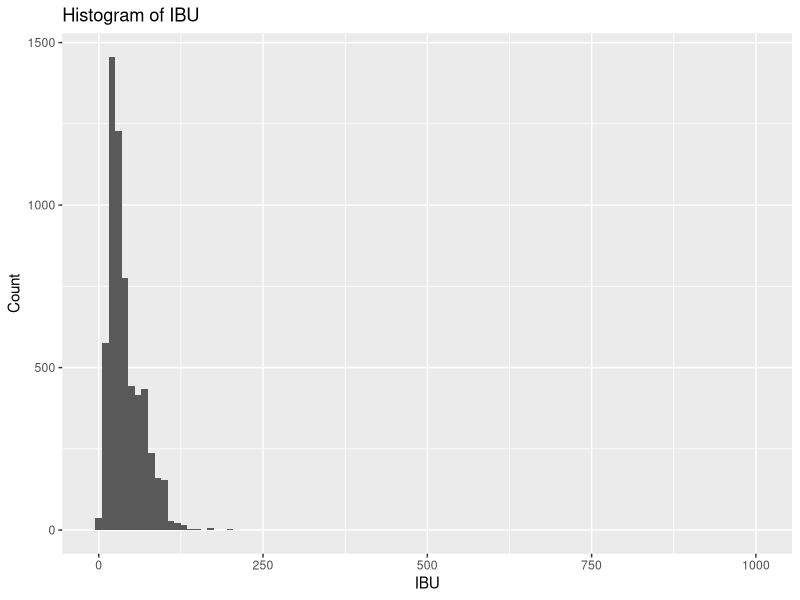
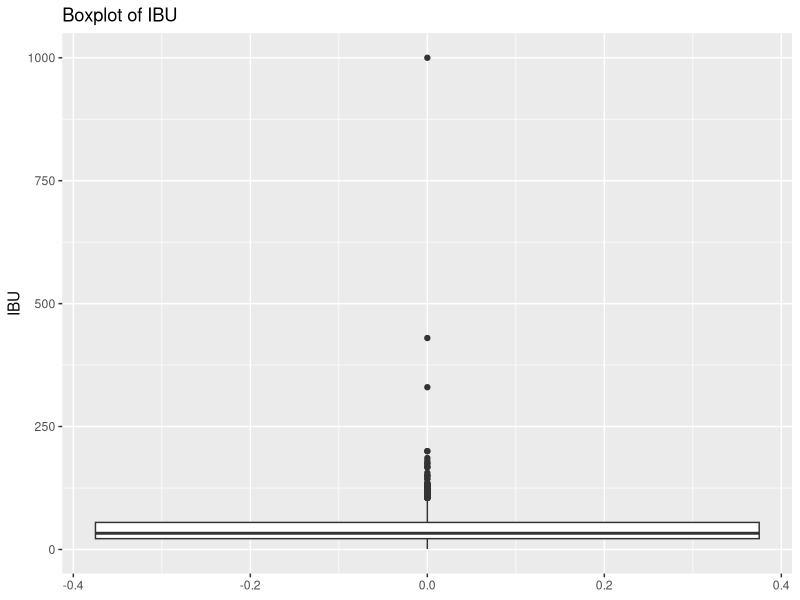
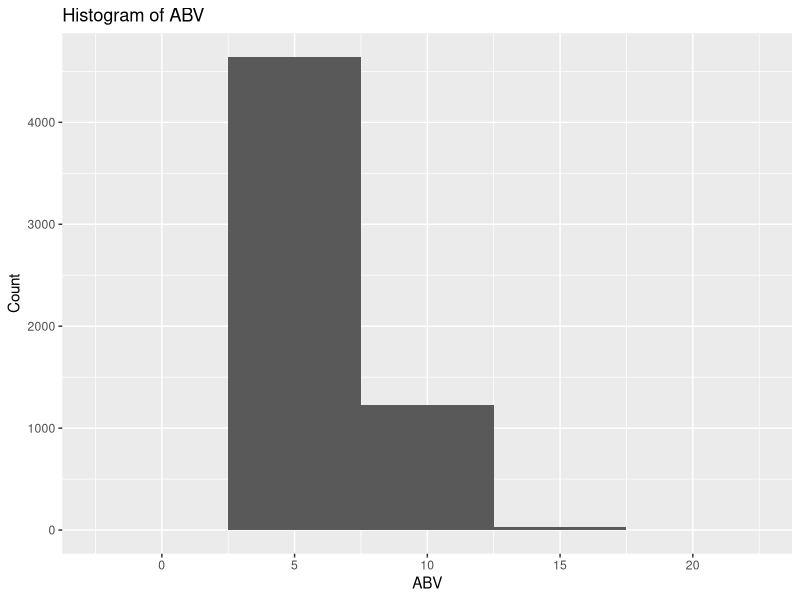
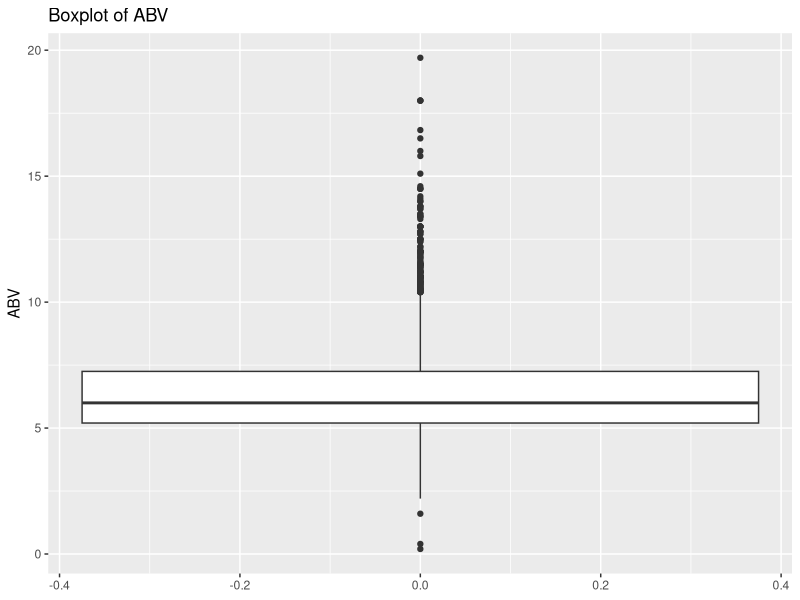
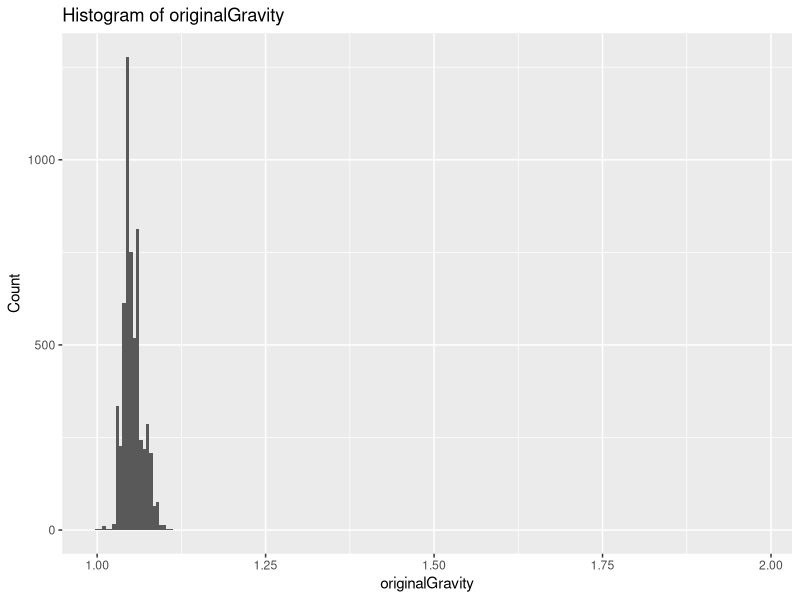
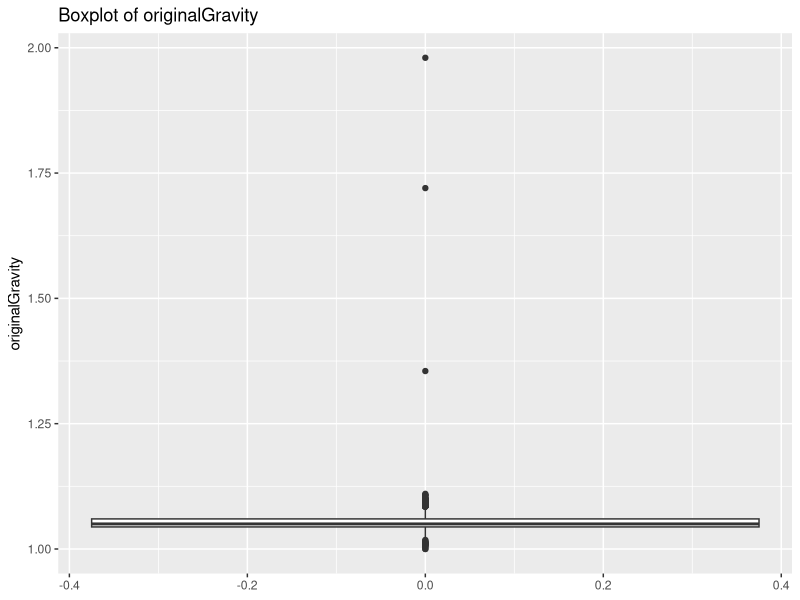

Generate these figures, in order, with R: (Note: this script raises an error after producing the figures.)
## ---- chunk 1
install.packages("tidyverse")
library(tidyverse)
## ---- chunk 2
install.packages("ggplot2")
library(ggplot2)
install.packages("RColorBrewer")
library(RColorBrewer)
## ---- chunk 3
beerdf = read.csv("beer_train.csv")
#head(beerdf)
View(beerdf)
dim(beerdf)
colnames(beerdf)
## ---- chunk 4
#table(beerdf$isOrganic)
beerdf$isOrganic[which(beerdf$isOrganic=="Y")] <- 1

beerdf$isOrganic[which(beerdf$isOrganic=="N")] <- 0

beerdf$isOrganic <- as.numeric(beerdf$isOrganic)

View(beerdf)
#table(beerdf$isOrganic)
## ---- chunk 5
# Number of missing data values in glass 
sum(beerdf$glass == "")
## ---- chunk 6
beerdf_new <- subset(beerdf, select = -c(available, description, glass, name))

View(beerdf_new)
dim(beerdf_new)
colnames(beerdf_new)
## ---- chunk 7
summary(beerdf_new)
typeof(beerdf_new)
## ---- chunk 8
# IBU Histogram
ggplot(data = beerdf_new, aes(x = ibu)) +
  geom_histogram(binwidth = 10) +
  labs(title = "Histogram of IBU", x = "IBU", y = "Count") + scale_fill_brewer(palette = "Pastel1")
## ---- chunk 9
# Observing Outliers visullay for IBU using Bolxplot
ggplot(data = beerdf_new, aes(y = ibu)) +
  geom_boxplot() +
  labs(title = "Boxplot of IBU", y = "IBU") + scale_fill_brewer(palette = "Pastel1")
## ---- chunk 10
# Constructing our upper and lowerbounds
Q1 <- quantile(beerdf_new$ibu, 0.25)
Q3 <- quantile(beerdf_new$ibu, 0.75)
IQR <- Q3 - Q1

lower_bound <- Q1 - 1.5 * IQR
upper_bound <- Q3 + 1.5 * IQR

# Identifying our outliers
outliers <- beerdf_new$ibu[beerdf_new$ibu < lower_bound | beerdf_new$ibu > upper_bound]
print(outliers)
length(outliers)
## ---- chunk 11
beerdf_new <- beerdf_new[beerdf_new$ibu >= lower_bound & beerdf_new$ibu <= upper_bound, ]
dim(beerdf_new)
## ---- chunk 12
# ABV Histogram
ggplot(data = beerdf_new, aes(x = abv)) +
  geom_histogram(binwidth = 5) +
  labs(title = "Histogram of ABV", x = "ABV", y = "Count") + 
  scale_fill_brewer(palette = "Pastel1")
## ---- chunk 13
# Observing Outliers visullay for ABV using Bolxplot
ggplot(data = beerdf_new, aes(y = abv)) +
  geom_boxplot() +
  labs(title = "Boxplot of ABV", y = "ABV") + 
  scale_fill_brewer(palette = "Pastel1")
## ---- chunk 14
# ABV
# Constructing our upper and lowerbounds
abv_Q1 <- quantile(beerdf_new$abv, 0.25)
abv_Q3 <- quantile(beerdf_new$abv, 0.75)
abv_IQR <- abv_Q3 - abv_Q1

abv_lower_bound <- abv_Q1 - 1.5 * abv_IQR
abv_upper_bound <- abv_Q3 + 1.5 * abv_IQR

# Identifying our outliers
abv_outliers <- beerdf_new$abv[beerdf_new$abv < abv_lower_bound | beerdf_new$abv > abv_upper_bound]
print(abv_outliers)
length(abv_outliers) 
## ---- chunk 15
# Creating a new data set that has no outliers
cleaned_data <- beerdf_new[beerdf_new$abv >= abv_lower_bound & beerdf_new$abv <= abv_upper_bound, ]
dim(cleaned_data)
## ---- chunk 16
# OiginalGravity Histogram
ggplot(data = cleaned_data, aes(x = originalGravity)) +
  geom_histogram(binwidth = .005) +
  labs(title = "Histogram of originalGravity", x = "originalGravity", y = "Count") + 
  scale_fill_brewer(palette = "Pastel1")

# Observing Outliers visullay for originalGravity using Bolxplot
ggplot(data = cleaned_data, aes(y = originalGravity)) +
  geom_boxplot() +
  labs(title = "Boxplot of originalGravity", y = "originalGravity") + 
  scale_fill_brewer(palette = "Pastel1")
## ---- chunk 17
# Original Gravity
# Constructing our upper and lowerbounds
og_Q1 <- quantile(cleaned_data$originalGravity, 0.25)
og_Q3 <- quantile(cleaned_data$originalGravity, 0.75)
og_IQR <- og_Q3 - og_Q1

og_lower_bound <- og_Q1 - 1.5 * og_IQR
og_upper_bound <- og_Q3 + 1.5 * og_IQR

# Identifying our outliers
og_outliers <- cleaned_data$originalGravity[cleaned_data$originalGravity < og_lower_bound | cleaned_data$originalGravity > og_upper_bound]
print(og_outliers)
length(og_outliers) 

# Further cleaning our data set to remove original Gravity outliers
cleaned_data <- cleaned_data[cleaned_data$originalGravity >= og_lower_bound & cleaned_data$originalGravity <= og_upper_bound, ]
dim(cleaned_data)
## ---- chunk 18
srmover40 <- sum(beerdf_new$srm == "Over 40")
srmothernums <- sum(beerdf_new$srm != "Over 40")

srmcategcounts <- data.frame(
  group = c("Over 40", "All other numerical values"),
  value = c(srmover40, srmothernums)
  )

srmpie <- ggplot(srmcategcounts, aes(x="", y=value, fill=group)) + geom_bar(width = 1, stat = "identity") + 
coord_polar("y") + 
scale_fill_brewer(palette = "Pastel1") + 
blank_theme + 
theme(axis.text.x=element_blank())

srmpie
## ---- chunk 19
# Removing values 'Over 40'
data_clean <- cleaned_data %>%
  filter(!grepl("Over 40", srm))
dim(data_clean)
## ---- chunk 20
# Converting Character values to Numerics
str(data_clean$srm)

data_clean$srm <- unlist(data_clean$srm)
data_clean$srm <- as.numeric(as.character(data_clean$srm))

str(data_clean$srm)
## ---- chunk 21
# SRM Histogram
ggplot(data = data_clean, aes(x = srm)) +
  geom_histogram(binwidth = 1) +
  labs(title = "Histogram of SRM", x = "originalGravity", y = "Count")

# Observing Outliers visullay for SRM using Bolxplot
ggplot(data = data_clean, aes(y = srm)) +
  geom_boxplot() +
  labs(title = "Boxplot of SRM", y = "SRM")
## ---- chunk 22
# SRM
# Constructing our upper and lowerbounds
srm_Q1 <- quantile(data_clean$srm, 0.25)
srm_Q3 <- quantile(data_clean$srm, 0.75)
srm_IQR <- srm_Q3 - srm_Q1

srm_lower_bound <- srm_Q1 - 1.5 * srm_IQR
srm_upper_bound <- srm_Q3 + 1.5 * srm_IQR

# Identifying our outliers
srm_outliers <- data_clean$srm[data_clean$srm < srm_lower_bound | data_clean$srm > srm_upper_bound]
print(srm_outliers)
length(srm_outliers) 

# Further cleaning our data set to remove SRM outliers
data_clean <- data_clean[data_clean$srm >= srm_lower_bound & data_clean$srm <= srm_upper_bound, ]
dim(data_clean)
## ---- chunk 23

## ---- chunk 24
